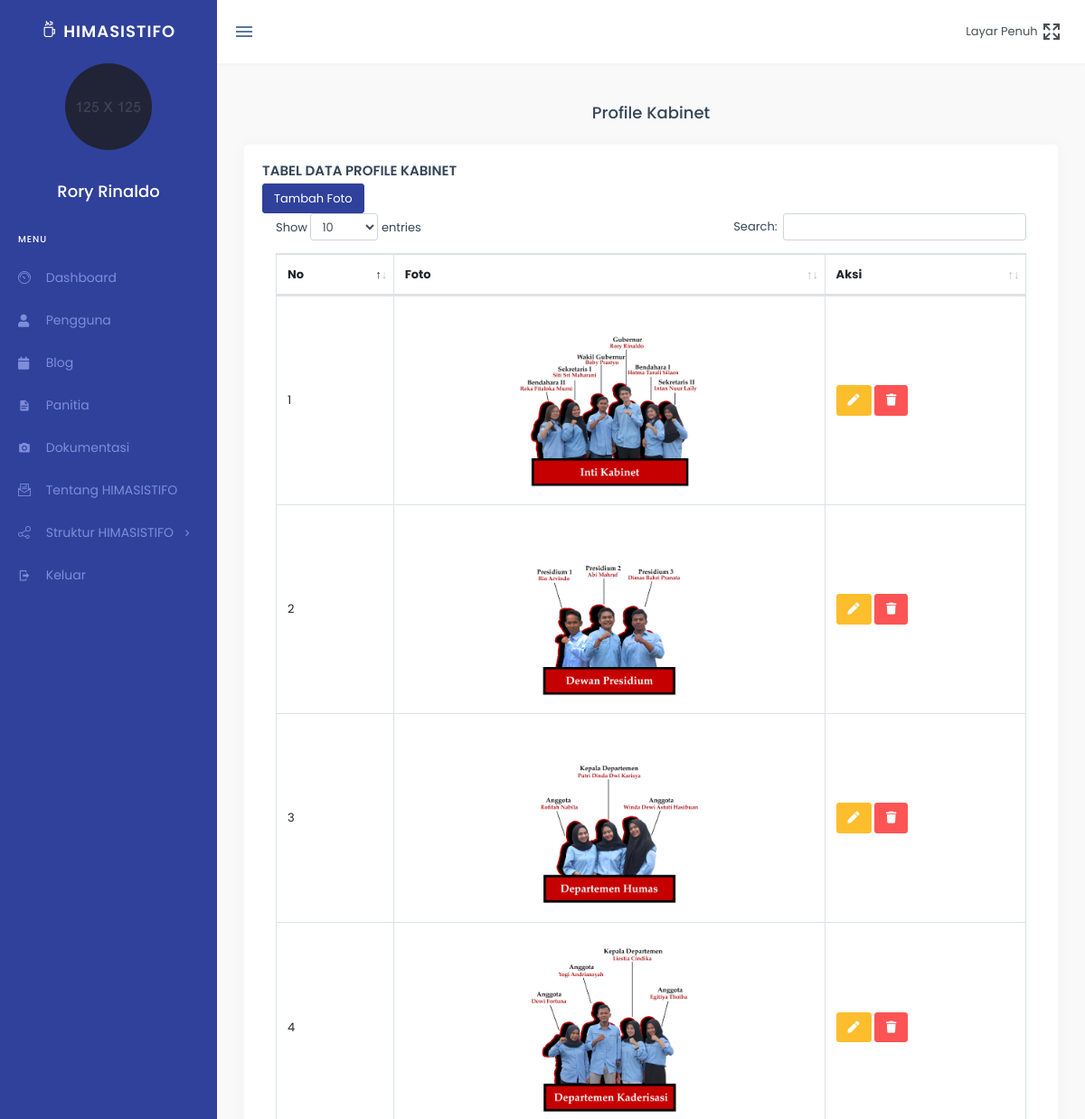
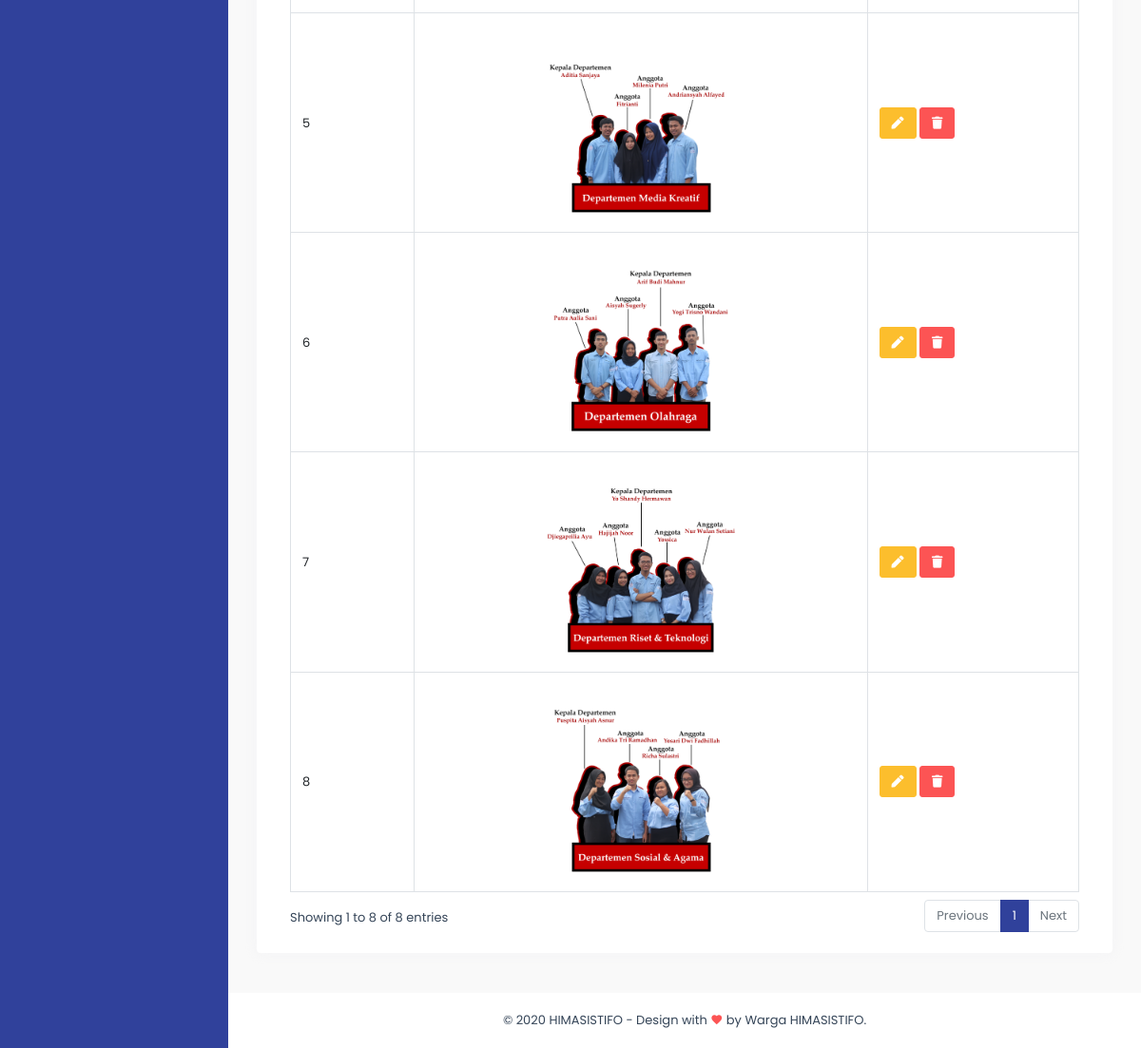
The page /index.php/dashboard/profilekabinet on the database its author committed (2 pictures, top to bottom).
### tables this page shows
CREATE TABLE `user` (
  `id` int(11) NOT NULL,
  `nama` varchar(255) NOT NULL,
  `username` varchar(250) NOT NULL,
  `password` varchar(250) NOT NULL,
  `level` int(60) NOT NULL
);

CREATE TABLE `kabinet` (
  `id` int(6) NOT NULL,
  `nama_foto` varchar(250) NOT NULL
);

### application/controllers/Dashboard.php (called while the page is built, shortened)
<?php
class Dashboard extends CI_Controller {
    public function __construct(){
        $this->load->model('User_Model');
    }
    public function profilekabinet(){
      $this->load->view('otherPages/profilekabinet');
    }
}

### index.php (called while the page is built, shortened)
<?php
require_once BASEPATH.'core/CodeIgniter.php';

### application/views/otherPages/profilekabinet.php (the view, shortened to what this page needs)
<!DOCTYPE html>
<html lang="en">
<head>
    <?php
    $this->load->view('etcdashboard/css');
    ?>
    <link href="<?php echo base_url('assetsvt/plugins/datatables/dataTables.bootstrap4.min.css')?>" rel="stylesheet" type="text/css" />
    <link href="<?php echo base_url('assetsvt/plugins/datatables/buttons.bootstrap4.min.css')?>" rel="stylesheet" type="text/css" />
    <link href="<?php echo base_url('assetsvt/plugins/datatables/responsive.bootstrap4.min.css')?>" rel="stylesheet" type="text/css" />
</head>
<body>
<div class="wrapper">
        <?php
        $this->load->view('etcdashboard/header');
        ?>
        <div class="content-page">
                <div class="content">
                    <div class="container-fluid">
                        <div class="page-title-box">
                            <div class="row align-items-center">
                                <div class="col-sm-12">
                                    <h4 class="page-title text-center">Profile Kabinet</h4>
                                </div>
                            </div>
                        </div>
                        <div class="row">
                            <div class="col-12">
                                <div class="card m-b-30">
                                    <div class="card-body">
                                        <h4 class="mt-0 header-title">Tabel Data Profile Kabinet</h4>
                                        <a class="btn btn-primary" href="<?php echo site_url('ProfileKabinet/formtambah');?>">Tambah Foto</a>
                                        <br>
                                        <table id="datatable" class="table table-bordered dt-responsive nowrap" style="border-collapse: collapse; border-spacing: 0; width: 100%;">
                                            <thead>
                                            <tr>
                                                <th>No</th>
                                                <th>Foto</th>
                                                <th>Aksi</th>
                                            </tr>
                                            </thead>
                                            <tbody>
                                            <?php
                                            $query = $this->db->get('kabinet');
                                            foreach ($query->result_array() as $row =>$key){
                                            ?>
                                            <tr>
                                                <td><?php echo $row+1;?></td>
                                                <td><img src="<?php echo base_url('upload/profilekabinet/'); echo $key['nama_foto'];?>" width="200" height="200" class="d-block img-fluid mx-auto"></td>
                                                <td>
                                                <a href="<?php echo site_url('ProfileKabinet/formubah/'.$key['id'])?>" class="btn btn-warning btn-circle">
                                                    <i class="fas fa-pen"></i></a>
                                                <a href="<?php echo site_url('ProfileKabinet/hapusfoto/'.$key['id'])?>" class="btn btn-danger btn-circle">
                                                    <i class="fas fa-trash"></i>
                                                </a>
                                                </td>
                                            </tr>
                                            <?php }?>
                                            </tbody>
                                        </table>
                                    </div>
                                </div>
                            </div>
                        </div>
                    </div>
                </div>
        <?php
        $this->load->view('etc/footer');
        ?>
        </div>
    </div>
</body>
</html>

### application/views/etcdashboard/css.php
<link href="<?php echo base_url('assetsvt/css/bootstrap.min.css')?>" rel="stylesheet" type="text/css">
<link href="<?php echo base_url('assetsvt/css/metismenu.min.css')?>" rel="stylesheet" type="text/css">
<link href="<?php echo base_url('assetsvt/css/icons.css')?>" rel="stylesheet" type="text/css">
<link href="<?php echo base_url('assetsvt/css/style.css')?>" rel="stylesheet" type="text/css">
<link href="<?php echo base_url('assetsvt/plugins/sweet-alert2/sweetalert2.css')?>" rel="stylesheet" type="text/css">

### application/views/etcdashboard/header.php
<div class="topbar">
    <?php
    $this->load->view('etcdashboard/logo');
    ?>
    <nav class="navbar-custom">
        <ul class="navbar-right list-inline float-right mb-0">
            <li class="dropdown notification-list list-inline-item d-none d-md-inline-block">
                <a class="nav-link waves-effect" href="#" id="btn-fullscreen">Layar Penuh
                    <i class="mdi mdi-arrow-expand-all noti-icon"></i>
                </a>
            </li>
        </ul>
        <ul class="list-inline menu-left mb-0">
            <li class="float-left">
                <button class="button-menu-mobile open-left waves-effect">
                    <i class="mdi mdi-menu"></i>
                </button>
            </li>
        </ul>
    </nav>
</div>
<?php
$this->load->view('etcdashboard/menu');
?>

### application/views/etcdashboard/logo.php
<div class="topbar-left">
    <a class="logo">
        <span class="logo-light">
            <i class="icon-coffee"></i> HIMASISTIFO
        </span>
    </a>
</div>

### application/views/etcdashboard/menu.php (shortened to what this page needs)
<BR>
<div class="left side-menu">
    <div class="slimscroll-menu" id="remove-scroll">
        <img class="d-flex rounded-circle mx-auto" src="<?php echo base_url('assetsvt/images/users/user-6.jpg')?>" height="96">
        <br>
        <h4 class="text-center"><span class="badge badge-primary">
        <?php
        $query = $this->db->get('user');
        foreach ($query->result_array() as $row =>$key){
            echo $key['nama'];}
        ?></h4>
        <div id="sidebar-menu">
            <ul class="metismenu" id="side-menu">
                <li class="menu-title">Menu</li>
                <li>
                    <a href="<?php echo site_url('Dashboard')?>" class="waves-effect">
                        <i class="icon-accelerator"></i> <span> Dashboard </span>
                    </a>
                </li>
                <li>
                    <a href="<?php echo site_url('Dashboard/userlist')?>" class="waves-effect">
                        <i class="fa fa-user"></i> <span> Pengguna </span>
                    </a>
                </li>
                <li>
                    <a href="<?php echo site_url('Dashboard/blog')?>" class="waves-effect">
                        <i class="fa fa-calendar"></i> <span> Blog </span>
                    </a>
                </li>
                <li>
                    <a href="<?php echo site_url('Dashboard/panitia')?>" class="waves-effect">
                        <i class="mdi mdi-file-document"></i> <span> Panitia </span>
                    </a>
                </li>
                <li>
                    <a href="<?php echo site_url('Dokumentasi/index')?>" class="waves-effect">
                        <i class="mdi mdi-camera"></i> <span> Dokumentasi </span>
                    </a>
                </li>
                <li>
                <a href="<?php echo site_url('Dashboard/tentanghima')?>" class="waves-effect">
                        <i class="icon-mail-open"></i> <span> Tentang HIMASISTIFO </span>
                    </a>
                </li>
                <li>
                    <a href="javascript:void(0);" class="waves-effect"><i class="icon-share"></i><span> Struktur HIMASISTIFO <span class="float-right menu-arrow"><i class="mdi mdi-chevron-right"></i></span> </span></a>
                </li>
                <li>
                    <a href="<?php echo site_url('Dashboard/logout')?>" class="waves-effect" id="sa-logout">
                        <i class="mdi mdi-logout" ></i> <span> Keluar </span>
                    </a>
                </li>
            </ul>
        </div>
    </div>
</div>

### application/views/etc/footer.php
<footer class="footer">
    © 2020 HIMASISTIFO <span class="d-none d-sm-inline-block"> - Design with <i class="mdi mdi-heart text-danger"></i> by Warga HIMASISTIFO</span>.
</footer>

### assetsvt/css/style.css (style rules this page uses)
body { background-repeat: repeat; background: #f9f9f9; font-family: "Poppins", sans-serif; color: #354558; font-size: 13px; }
html { overflow-x: hidden; position: relative; min-height: 100%; }
h1, h2, h3, h4, h5, h6 { margin: 10px 0; font-family: "Poppins", sans-serif; }
* { outline: none !important; }
a { color: #616f80; }
.text-danger { color: #fc5454 !important; }
.badge { font-weight: 500; }
.badge-primary { background-color: #30419b; }
.m-b-30 { margin-bottom: 30px; }
.header-title { font-size: 15px; text-transform: uppercase; font-weight: 600; margin-bottom: 5px; }
.waves-effect { position: relative; cursor: pointer; display: inline-block; overflow: hidden; -webkit-user-select: none; -moz-user-select: none; -ms-user-select: none; user-select: none; -webkit-tap-highlight-color: transparent; vertical-align: middle; }
.metismenu { padding: 0; }
.topbar { position: fixed; left: 0; right: 0; top: 0; z-index: 999; }
.topbar .topbar-left { background-color: #30419b; float: left; text-align: center; height: 70px; position: relative; width: 240px; z-index: 1; }
.topbar .topbar-left .logo { line-height: 70px; color: #ffffff; font-size: 18px; text-transform: uppercase; font-weight: 600; letter-spacing: 1px; }
.topbar .navbar-custom { background-color: #ffffff; border-radius: 0; margin-bottom: 0; padding: 0 10px 0 0; margin-left: 240px; min-height: 70px; -webkit-box-shadow: 1px 0 5px rgba(0, 0, 0, 0.05); box-shadow: 1px 0 5px rgba(0, 0, 0, 0.05); }
.notification-list .nav-link { padding: 0 15px; line-height: 70px; color: #495057; max-height: 70px; }
.notification-list .noti-icon { font-size: 24px; vertical-align: middle; }
.button-menu-mobile { border: none; color: #5b7798; display: inline-block; height: 70px; width: 60px; background-color: #ffffff; font-size: 24px; }
.side-menu { width: 240px; z-index: 10; background: #30419b; bottom: 0; margin-top: 0; padding-bottom: 30px; position: fixed; top: 70px; }
#sidebar-menu { padding-top: 10px; }
#sidebar-menu > ul > li > a { color: #7e8cda; display: block; padding: 13px 20px; font-size: 14px; position: relative; -webkit-transition: all 0.5s; transition: all 0.5s; font-family: "Poppins", sans-serif; }
#sidebar-menu > ul > li > a > span { margin-left: 7px; }
#sidebar-menu > ul > li > a i { line-height: 1; width: 20px; display: inline-block; vertical-align: middle; }
#sidebar-menu .menu-title { padding: 12px 20px !important; letter-spacing: 1px; font-size: 10px; font-weight: 500; text-transform: uppercase; color: #ffffff; }
.footer { bottom: 0; text-align: center !important; padding: 19px 30px 20px; position: absolute; background-color: #ffffff; right: 0; left: 240px; font-family: "Poppins", sans-serif; }
.content-page { margin-left: 240px; overflow: hidden; }
.content-page .content { padding: 0 15px 10px 15px; margin-top: 70px; margin-bottom: 60px; }
.page-title-box { padding: 20px 0px; }
.page-title-box .page-title { font-size: 18px; margin: 0; line-height: 30px; }
.btn { border-radius: 3px; font-size: 13px; }
.btn-primary, .btn-success, .btn-info, .btn-warning, .btn-danger, .btn-dark, .btn-pink, .btn-purple, .btn-indigo, .btn-teal, .btn-lime, .btn-orange, .btn-brown, .btn-blue-grey { color: #ffffff; }
.btn-primary { background-color: #30419b; border: 1px solid #30419b; }
.btn-warning { background-color: #fcbe2d; border: 1px solid #fcbe2d; }
.btn-danger { background-color: #fc5454; border: 1px solid #fc5454; }
.card { border: none; -webkit-box-shadow: 0px 0px 13px 0px rgba(236, 236, 241, 0.44); box-shadow: 0px 0px 13px 0px rgba(236, 236, 241, 0.44); margin-bottom: 30px; }
.table { margin-bottom: 10px; }
.table > tbody > tr > td, .table > tfoot > tr > td, .table > thead > tr > td { padding: 15px 12px; }
.table td, .table th { vertical-align: middle; }

### rows shown on the page
user: nama "Rory Rinaldo"
kabinet: nama_foto (picture)
kabinet: nama_foto (picture)
kabinet: nama_foto (picture)
kabinet: nama_foto (picture)
kabinet: nama_foto (picture)
kabinet: nama_foto (picture)
kabinet: nama_foto (picture)
kabinet: nama_foto (picture)
